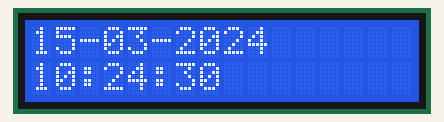
Recording of a program running on a simulated Raspberry Pi (BCM pin numbers). On the bench: 16×2 character LCD. The clock reads 2024-03-15 10:24:30 at power-on unless the program sets it.

Above: at 0.1 s.
At 4.2 s:
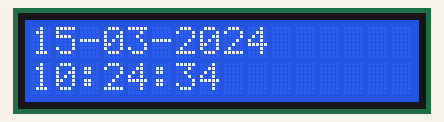
At 9.3 s:
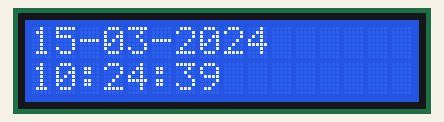
At 18.5 s:
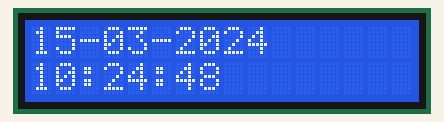
At 27.8 s:
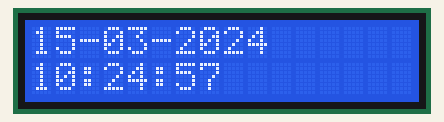
At 38.0 s:
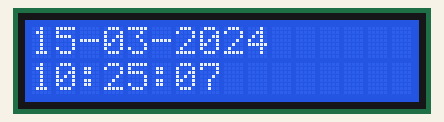

The program:

LCDTime.py
```python
#----------------------------------------------------------------------
#
#		DISPLAY THE CURRENT DATE AND TIME
#		=================================
#
# This program displays the current date and time on the LCD
#
# Author: Dogan Ibrahim
# File  : LCDTime.py
# Date  : November 2020
#-----------------------------------------------------------------------
import board
import digitalio
import time
import adafruit_character_lcd.character_lcd as characterlcd
from datetime import datetime

#
# Interface between the LCD and Raspberry Pi
#
D4 = digitalio.DigitalInOut(board.D21)		# Pin 40
D5 = digitalio.DigitalInOut(board.D20)		# Pin 38
D6 = digitalio.DigitalInOut(board.D16)		# Pin 36
D7 = digitalio.DigitalInOut(board.D12)		# Pin 32
RS = digitalio.DigitalInOut(board.D7)		# Pin 36
E = digitalio.DigitalInOut(board.D8)		# Pin 24
Columns = 16
Rows = 2

lcd = characterlcd.Character_LCD_Mono(RS,E,D4,D5,D6,D7,Columns,Rows)

lcd.home()					# Home cursor

try:

  while True:
     line1 = datetime.now().strftime("%d-%m-%Y\n%H:%M:%S")
     lcd.message = line1
     time.sleep(1)

except KeyboardInterrupt:
     exit()
```

Measured:
- what the display in image 0 shows lasts 1.1 s, from 0.0 s to 1.1 s
